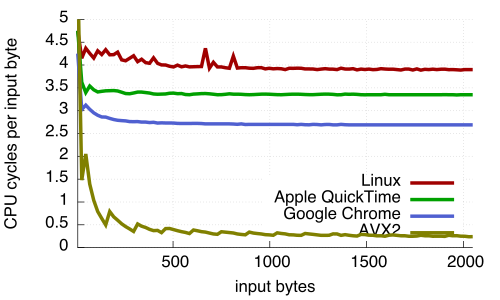

Write gnuplot code to recreate this figure.
load "linespointsstyle.gnuplot"
set style line 81 lt 0  # dashed
set style line 81 lt rgb "#808080"  # grey
set grid back linestyle 81
set xlabel "input bytes"
set ylabel "CPU cycles per input byte"

stats 'skylakeencoding.txt' using 1
set xrange [STATS_min:STATS_max]
set ytics 0.5
set yrange [0:5]
set key bottom right

plot "skylakeencoding.txt" using 1:2 ti "Linux"  smooth csplines ls 1, \
     "" using 1:3 ti "Apple QuickTime"  smooth csplines  ls 2, \
     "" using 1:4 ti "Google Chrome"  smooth csplines ls 3, \
     "" using 1:6 ti "AVX2"  smooth csplines  ls 6
